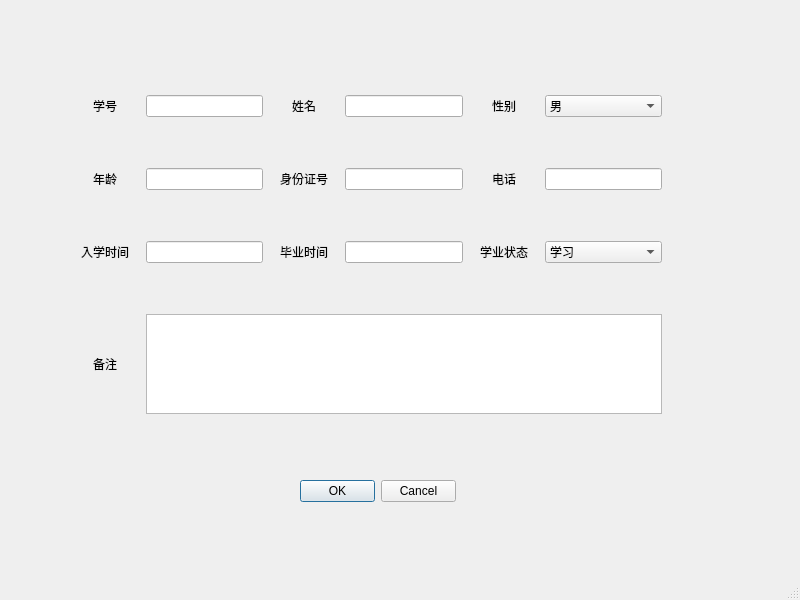
<?xml version="1.0" encoding="UTF-8"?>
<ui version="4.0">
 <class>ChangeStuInfo</class>
 <widget class="QMainWindow" name="ChangeStuInfo">
  <property name="geometry">
   <rect>
    <x>0</x>
    <y>0</y>
    <width>800</width>
    <height>600</height>
   </rect>
  </property>
  <property name="windowTitle">
   <string>MainWindow</string>
  </property>
  <widget class="QWidget" name="centralwidget">
   <widget class="QDialogButtonBox" name="buttonBox">
    <property name="geometry">
     <rect>
      <x>300</x>
      <y>480</y>
      <width>156</width>
      <height>23</height>
     </rect>
    </property>
    <property name="standardButtons">
     <set>QDialogButtonBox::Cancel|QDialogButtonBox::Ok</set>
    </property>
   </widget>
   <widget class="QWidget" name="gridLayoutWidget">
    <property name="geometry">
     <rect>
      <x>70</x>
      <y>50</y>
      <width>592</width>
      <height>411</height>
     </rect>
    </property>
    <layout class="QGridLayout" name="gridLayout">
     <item row="0" column="5">
      <widget class="QComboBox" name="sex">
       <item>
        <property name="text">
         <string>男</string>
        </property>
       </item>
       <item>
        <property name="text">
         <string>女</string>
        </property>
       </item>
      </widget>
     </item>
     <item row="1" column="1">
      <widget class="QLineEdit" name="age"/>
     </item>
     <item row="1" column="5">
      <widget class="QLineEdit" name="tel"/>
     </item>
     <item row="1" column="4">
      <widget class="QLabel" name="label_6">
       <property name="text">
        <string>电话</string>
       </property>
       <property name="alignment">
        <set>Qt::AlignCenter</set>
       </property>
      </widget>
     </item>
     <item row="1" column="0">
      <widget class="QLabel" name="label_4">
       <property name="text">
        <string>年龄</string>
       </property>
       <property name="alignment">
        <set>Qt::AlignCenter</set>
       </property>
      </widget>
     </item>
     <item row="3" column="0">
      <widget class="QLabel" name="label_9">
       <property name="minimumSize">
        <size>
         <width>0</width>
         <height>100</height>
        </size>
       </property>
       <property name="maximumSize">
        <size>
         <width>16777215</width>
         <height>100</height>
        </size>
       </property>
       <property name="text">
        <string>备注</string>
       </property>
       <property name="alignment">
        <set>Qt::AlignCenter</set>
       </property>
      </widget>
     </item>
     <item row="1" column="2">
      <widget class="QLabel" name="label_5">
       <property name="text">
        <string>身份证号</string>
       </property>
       <property name="alignment">
        <set>Qt::AlignCenter</set>
       </property>
      </widget>
     </item>
     <item row="1" column="3">
      <widget class="QLineEdit" name="identify"/>
     </item>
     <item row="0" column="1">
      <widget class="QLineEdit" name="acount"/>
     </item>
     <item row="0" column="3">
      <widget class="QLineEdit" name="name"/>
     </item>
     <item row="0" column="0">
      <widget class="QLabel" name="label">
       <property name="minimumSize">
        <size>
         <width>70</width>
         <height>0</height>
        </size>
       </property>
       <property name="text">
        <string>学号</string>
       </property>
       <property name="alignment">
        <set>Qt::AlignCenter</set>
       </property>
      </widget>
     </item>
     <item row="0" column="4">
      <widget class="QLabel" name="label_2">
       <property name="text">
        <string>性别</string>
       </property>
       <property name="alignment">
        <set>Qt::AlignCenter</set>
       </property>
      </widget>
     </item>
     <item row="0" column="2">
      <widget class="QLabel" name="label_3">
       <property name="text">
        <string>姓名</string>
       </property>
       <property name="alignment">
        <set>Qt::AlignCenter</set>
       </property>
      </widget>
     </item>
     <item row="3" column="1" colspan="5">
      <widget class="QTextEdit" name="textEdit">
       <property name="minimumSize">
        <size>
         <width>0</width>
         <height>100</height>
        </size>
       </property>
       <property name="maximumSize">
        <size>
         <width>16777215</width>
         <height>100</height>
        </size>
       </property>
      </widget>
     </item>
     <item row="2" column="0">
      <widget class="QLabel" name="label_7">
       <property name="text">
        <string>入学时间</string>
       </property>
       <property name="alignment">
        <set>Qt::AlignCenter</set>
       </property>
      </widget>
     </item>
     <item row="2" column="1">
      <widget class="QLineEdit" name="enroll"/>
     </item>
     <item row="2" column="2">
      <widget class="QLabel" name="label_8">
       <property name="minimumSize">
        <size>
         <width>70</width>
         <height>0</height>
        </size>
       </property>
       <property name="maximumSize">
        <size>
         <width>70</width>
         <height>16777215</height>
        </size>
       </property>
       <property name="text">
        <string>毕业时间</string>
       </property>
       <property name="alignment">
        <set>Qt::AlignCenter</set>
       </property>
      </widget>
     </item>
     <item row="2" column="3">
      <widget class="QLineEdit" name="leave"/>
     </item>
     <item row="2" column="4">
      <widget class="QLabel" name="label_10">
       <property name="minimumSize">
        <size>
         <width>70</width>
         <height>0</height>
        </size>
       </property>
       <property name="maximumSize">
        <size>
         <width>70</width>
         <height>16777215</height>
        </size>
       </property>
       <property name="text">
        <string>学业状态</string>
       </property>
       <property name="alignment">
        <set>Qt::AlignCenter</set>
       </property>
      </widget>
     </item>
     <item row="2" column="5">
      <widget class="QComboBox" name="condition">
       <item>
        <property name="text">
         <string>学习</string>
        </property>
       </item>
       <item>
        <property name="text">
         <string>结业</string>
        </property>
       </item>
       <item>
        <property name="text">
         <string>退学</string>
        </property>
       </item>
      </widget>
     </item>
    </layout>
   </widget>
  </widget>
  <widget class="QMenuBar" name="menubar">
   <property name="geometry">
    <rect>
     <x>0</x>
     <y>0</y>
     <width>800</width>
     <height>28</height>
    </rect>
   </property>
  </widget>
  <widget class="QStatusBar" name="statusbar"/>
 </widget>
 <resources/>
 <connections/>
</ui>
